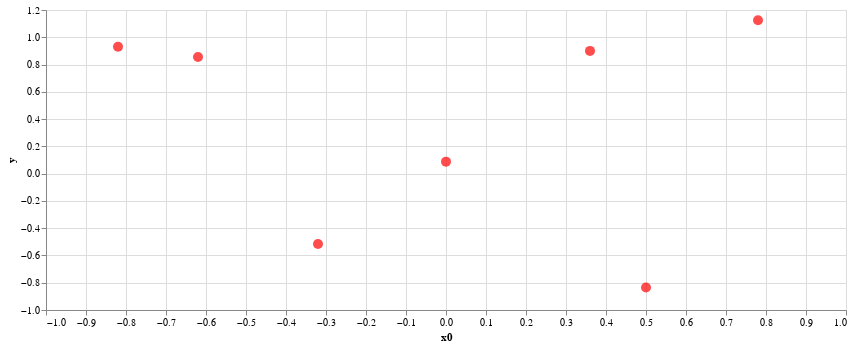

Source (notebook cell):
### Markdown cell above
Evaluate the function and plot all the noisy evaluations `y` so far:

### Code cell
y = blackbox1([x0.value])[0][0]
print(f'Evaluated black box at {x0.value}; result={y}')
blackbox1.plot_xy().properties(width=800, height=300)

### Figure 1 — Vega-Lite specification as saved in the notebook (floating-point values rounded to 4 significant figures)
{"config": {"view": {"continuousWidth": 400, "continuousHeight": 300}}, "data": {"name": "data-091a68a409e02e9850459c94648c4467"}, "mark": {"type": "circle", "color": "red", "size": 100}, "encoding": {"x": {"type": "quantitative", "field": "x0", "scale": {"domain": [-1, 1]}}, "y": {"type": "quantitative", "field": "y"}}, "height": 300, "width": 800, "$schema": "https://vega.github.io/schema/vega-lite/v4.8.1.json", "datasets": {"data-091a68a409e02e9850459c94648c4467": [{"x0": 0.0, "y": 0.08787}, {"x0": 0.5, "y": -0.8348}, {"x0": -0.62, "y": 0.8555}, {"x0": -0.32, "y": -0.5155}, {"x0": -0.82, "y": 0.9305}, {"x0": 0.78, "y": 1.124}, {"x0": 0.36, "y": 0.9}]}}
